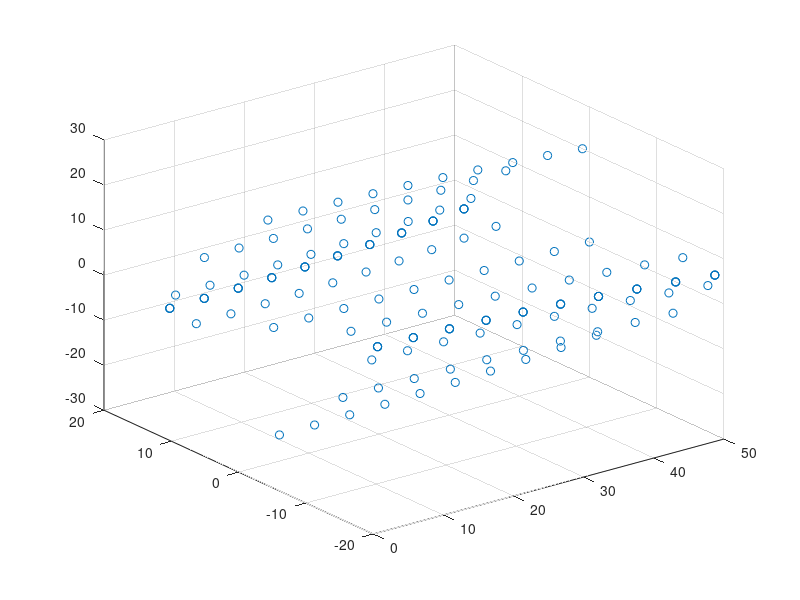

Write MATLAB code to recreate this figure.
clc; clear; close all;

%% Test Script

LAS = load('TestLAS.mat');

%% LAS Volumetric Interpolation
%LatAcc = griddedInterpolant( LAS.BodySlip, LAS.Steer, LAS.Speed, LAS.LongAcc, LAS.LatAcc );
%YawAcc = griddedInterpolant( LAS.BodySlip, LAS.Steer, LAS.Speed, LAS.LongAcc, LAS.YawAcc );

%% LAS 4D Shelling
%LAS.ShellIdx = 

%% LSBC Extraction (Indexing LongAcc == 0)
LSBC.Speed = LAS.Speed( LAS.LongAcc == 0 );
LSBC.LatAcc = LAS.LatAcc( LAS.LongAcc == 0 );
LSBC.YawAcc = LAS.YawAcc( LAS.LongAcc == 0 );

scatter3( LSBC.Speed, LSBC.LatAcc, LSBC.YawAcc, 'k.' );

